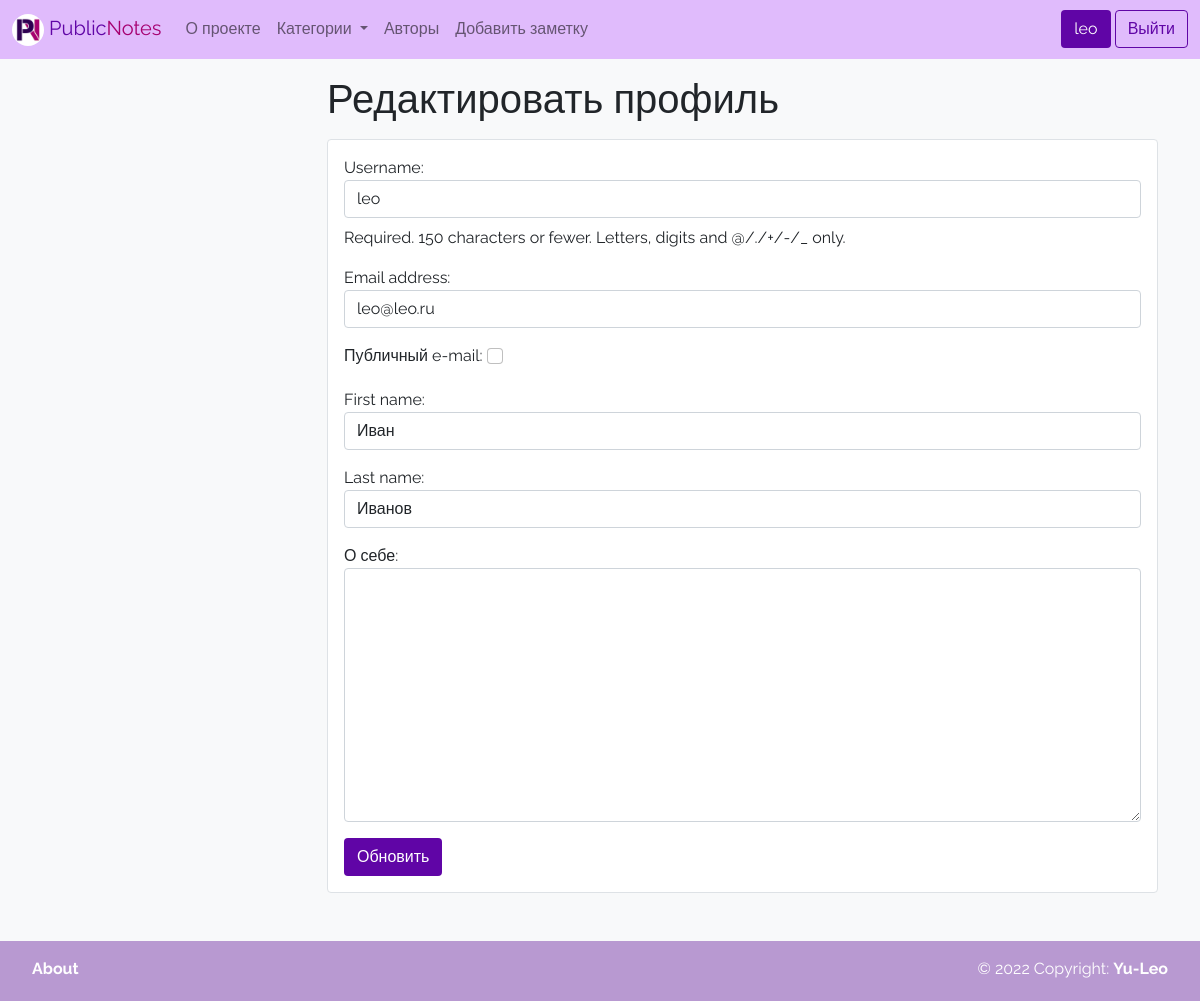
/edit_profile (signed in), run on an earlier commit of the app's database.
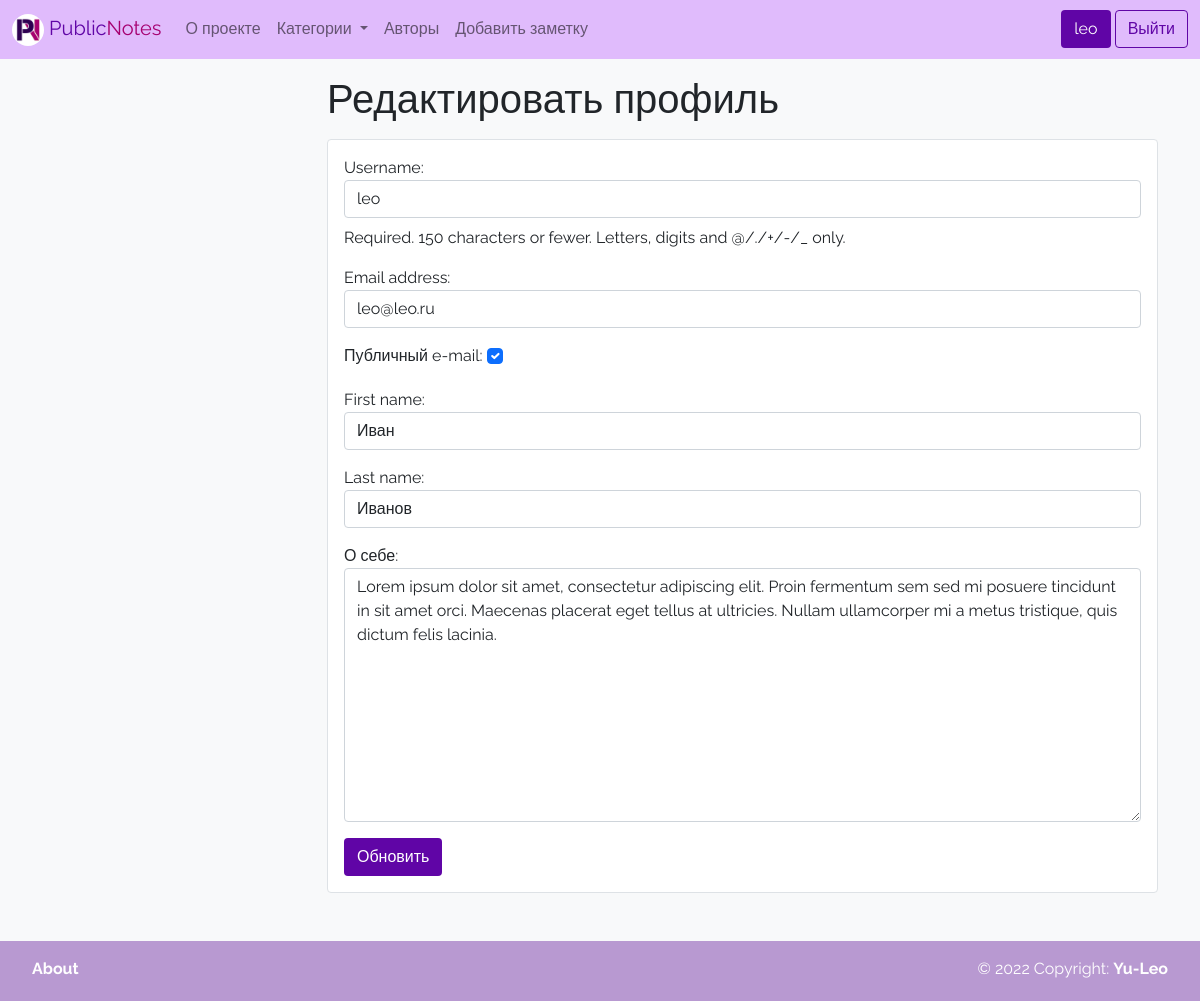
And on a later commit of the database.
### wall/models.py (models this page shows)
class User(AbstractUser):
    photo = models.ImageField(upload_to='photos/%Y/%m/%d/', verbose_name='Аватарка', blank=True)
    rating = models.IntegerField(verbose_name='Рейтинг', default=0)
    bio = models.TextField(verbose_name='О себе', blank=True)
    show_email = models.BooleanField(verbose_name='Публичный e-mail', default=False)
    def get_absolute_url(self):
        return reverse('author', kwargs={"pk": self.pk})

### wall/views.py (the view)
# urls.py: path('edit_profile', edit_profile, name='edit_profile'),
@login_required(login_url=reverse_lazy('login'))
def edit_profile(request):
    if request.method == 'POST':
        user_form = UpdateProfile(request.POST, instance=request.user)
        if user_form.is_valid():
            user_form.save()
            return redirect(request.user)
    else:
        user_form = UpdateProfile(instance=request.user)
    return render(request, 'wall/edit_profile.html', {"user_form": user_form})

### wall/forms.py
class UpdateProfile(forms.ModelForm):
    class Meta:
        model = User
        fields = ['username', 'email', 'show_email', 'first_name', 'last_name', 'bio']
        widgets = {
            'username': forms.TextInput(attrs={"class": "form-control mb-2"}),
            'email': forms.EmailInput(attrs={"class": "form-control mb-2"}),
            'show_email': forms.CheckboxInput(attrs={"class": "form-check-input mb-2"}),
            'first_name': forms.TextInput(attrs={"class": "form-control mb-2"}),
            'last_name': forms.TextInput(attrs={"class": "form-control mb-2"}),
            'bio': forms.Textarea(attrs={"class": "form-control mb-2"}),
        }

### wall/templatetags/wall_tags.py (called while the page is built)
@register.simple_tag
def get_categories():
    return Category.objects.annotate(cnt=Count('note')).order_by('-cnt', 'title')

### wall/templates/wall/edit_profile.html (shortened to what this page needs)
{% extends 'base.html' %}
{% block content_title %}
<div class="hstack gap-3">
    <h1 class="mb-3">Редактировать профиль</h1>
</div>
{% endblock %}
{% block content %}
<form action="{% url 'edit_profile' %}" method="post">
    <div class="border border-purple border-1 rounded p-3 bg-white mb-5">
        {{ user_form.as_p }}
        <button type="submit" class="btn btn-purple btn-block">Обновить</button>
    </div>
</form>
{% endblock %}

### templates/inc/_navbar.html (shortened to what this page needs)
{% load wall_tags %}
{% load static %}
<nav class="navbar navbar-expand-lg navbar-light purple-navbar text-white">
    <div class="container-fluid">
        <a class="navbar-brand" href="{% url 'home' %}">
            <img src="{% static 'wall/img/logo.png' %}" alt="" width="32" height="32"
                 class="d-inline-block align-text-center rounded-circle">
            <span class="text-purple">Public</span><span class="text-pink">Notes</span>
        </a>
        <div class="collapse navbar-collapse" id="navbarNavDropdown">
            <ul class="navbar-nav">
                <li class="nav-item">
                    <a class="nav-link" href="{% url 'about' %}">О проекте</a>
                </li>
                <li class="nav-item dropdown">
                    <a class="nav-link dropdown-toggle" href="#" id="navbarDropdownMenuLink" role="button"
                       data-bs-toggle="dropdown" aria-expanded="false">
                        Категории
                    </a>
                </li>
                <li class="nav-item">
                    <a class="nav-link" href="{% url 'authors' %}">Авторы</a>
                </li>
                {% if request.user.is_authenticated %}
                <li class="nav-item">
                    <a class="nav-link" href="{% url 'add_note' %}">Добавить заметку</a>
                </li>
                {% endif %}
            </ul>
        </div>
        <div class="">
            {% if request.user.is_authenticated %}
            <a class="btn btn-purple" href="{{ request.user.get_absolute_url }}" role="button"
               aria-disabled="true">
                {{ request.user.username }}</a>
            <a class="btn btn-outline-purple" href="{% url 'logout' %}" role="button">Выйти</a>
            {% else %}
            <a class="btn btn-outline-purple" href="{% url 'registration' %}" role="button">Регистрация</a>
            <a class="btn btn-purple" href="{% url 'login' %}" role="button">Войти</a>
            {% endif %}
        </div>
    </div>
</nav>

What changed in the data, as far as the page shows it:
changed User "leo": show_email "☐" → "☑"; bio (not shown) → "Lorem ipsum dolor sit amet, consectetur adipiscing elit. Proin fermentum sem sed mi posuere tincidunt in sit amet orci. Maecenas placerat eget tellus at ultricies. Nullam ullamcorper mi a metus tristique, quis dictum felis lacinia."
